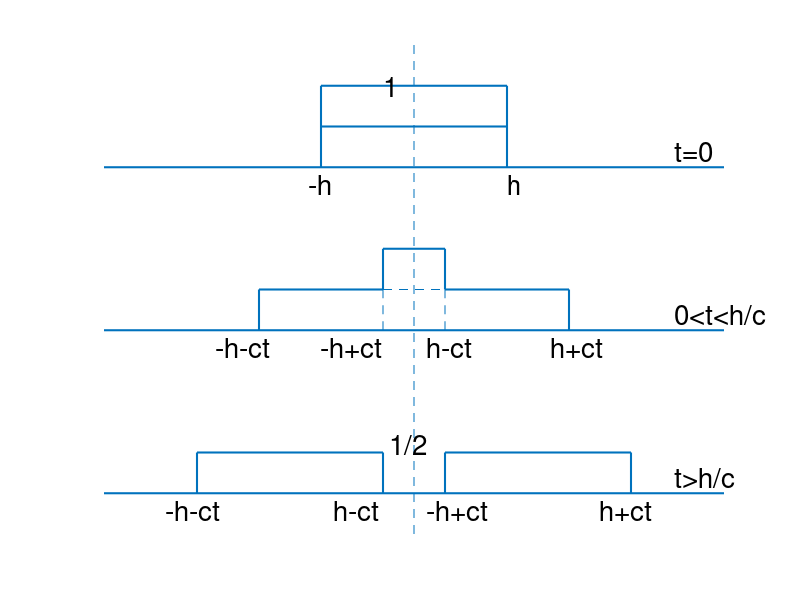

This figure's MATLAB source: (Note: this script raises an error after producing the figure.)
axis off

q=[50 50];
r=[0 60];
line(q,r,'linestyle','--')

q=[0 100];
r=[5 5];
line(q,r,'linewidth',1.5)

q=[15 45];
r=[10 10];
line(q,r,'linewidth',1.5)

q=[55 85];
r=[10 10];
line(q,r,'linewidth',1.5)

q=[0 100];
r=[25 25];
line(q,r,'linewidth',1.5)

q=[45 45];
r=[5 10];
line(q,r,'linewidth',1.5)

q=[55 55];
r=[5 10];
line(q,r,'linewidth',1.5)

q=[15 15];
r=[5 10];
line(q,r,'linewidth',1.5)

q=[85 85];
r=[5 10];
line(q,r,'linewidth',1.5)

q=[25 45];
r=[30 30];
line(q,r,'linewidth',1.5)

q=[55 75];
r=[30 30];
line(q,r,'linewidth',1.5)

q=[45 55];
r=[35 35];
line(q,r,'linewidth',1.5)

q=[55 55];
r=[30 35];
line(q,r,'linewidth',1.5)

q=[45 45];
r=[30 35];
line(q,r,'linewidth',1.5)

q=[25 25];
r=[25 30];
line(q,r,'linewidth',1.5)

q=[75 75];
r=[25 30];
line(q,r,'linewidth',1.5)

q=[45 45];
r=[25 30];
line(q,r,'linestyle','--')

q=[55 55];
r=[25 30];
line(q,r,'linestyle','--')

q=[45 55];
r=[30 30];
line(q,r,'linestyle','--')

q=[0 100];
r=[45 45];
line(q,r,'linewidth',1.5)

q=[35 65];
r=[50 50];
line(q,r,'linewidth',1.5)

q=[35 65];
r=[55 55];
line(q,r,'linewidth',1.5)

q=[65 65];
r=[45 55];
line(q,r,'linewidth',1.5)

q=[35 35];
r=[45 55];
line(q,r,'linewidth',1.5)

text(92,47,'t=0','fontsize',20)
text(92,27,'0<t<h/c','fontsize',20)
text(92,7,'t>h/c','fontsize',20)

text(10,3,'-h-ct','fontsize',20)
text(37,3,'h-ct','fontsize',20)
text(52,3,'-h+ct','fontsize',20)
text(80,3,'h+ct','fontsize',20)

text(18,23,'-h-ct','fontsize',20)
text(35,23,'-h+ct','fontsize',20)
text(52,23,'h-ct','fontsize',20)
text(72,23,'h+ct','fontsize',20)

text(33,43,'-h','fontsize',20)
text(65,43,'h','fontsize',20)

text(45,55,'1','fontsize',20)
text(46,11,'1/2','fontsize',20)

right=sprintf('%c',174);
left=sprintf('%c',172);
text(85,7.5,right,'fontname','symbol','fontweight','bold','fontsize',15)
text (12,7.5,left,'fontname','symbol','fontweight','bold','fontsize',15)

text(75,27.5,right,'fontname','symbol','fontweight','bold','fontsize',15)
text (22,27.5,left,'fontname','symbol','fontweight','bold','fontsize',15)

text(65,47.5,right,'fontname','symbol','fontweight','bold','fontsize',15)
text (32,47.5,left,'fontname','symbol','fontweight','bold','fontsize',15)

hold off
